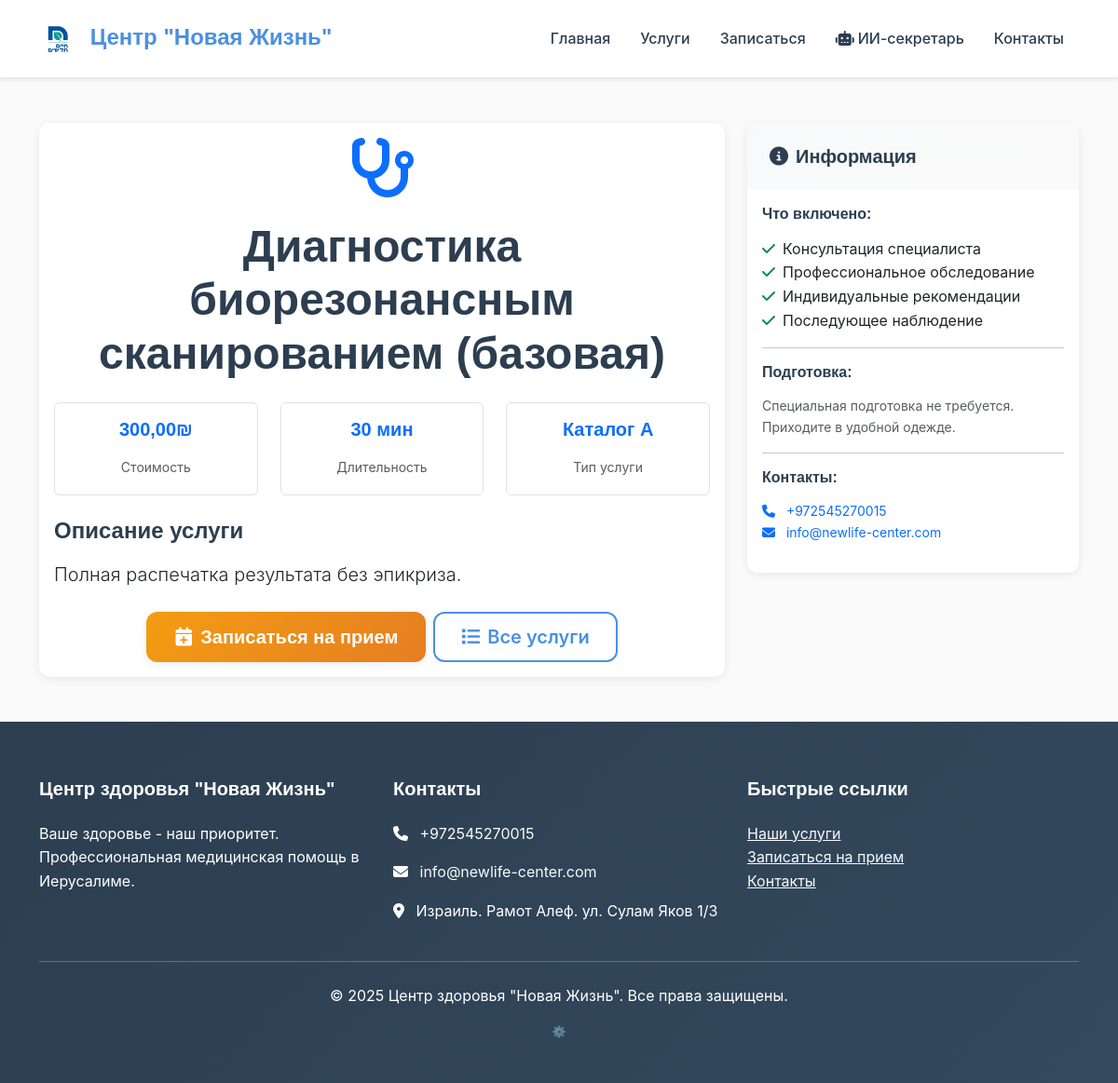
The app's page /services/66/ with its own data.
### core/models.py (models this page shows, shortened)
class Service(models.Model):
    CATALOG_CHOICES = [
        ('A', 'Каталог А (Израиль)'),
        ('B', 'Каталог B (Заграница)'),
    ]
    name = models.CharField(max_length=200, verbose_name="Название услуги")
    description = models.TextField(verbose_name="Описание")
    price = models.DecimalField(max_digits=10, decimal_places=2, verbose_name="Цена")
    currency = models.CharField(max_length=3, default="₪", verbose_name="Валюта")
    duration = models.IntegerField(help_text="Длительность в минутах", verbose_name="Длительность")
    catalog = models.CharField(max_length=1, choices=CATALOG_CHOICES, default='A', verbose_name="Каталог")
    is_active = models.BooleanField(default=True, verbose_name="Активна")
    created_at = models.DateTimeField(auto_now_add=True, verbose_name="Дата создания")
    class Meta:
        verbose_name = "Услуга"
        verbose_name_plural = "Услуги"
        ordering = ['catalog', 'name']

### core/views.py (the view)
# urls.py: path('services/<int:service_id>/', views.service_detail, name='service_detail'),
def service_detail(request, service_id):
    service = get_object_or_404(Service, id=service_id, is_active=True)
    context = {
        'service': service,
    }
    return render(request, 'core/service_detail.html', context)

### templates/core/service_detail.html (shortened to what this page needs)
{% extends 'base.html' %}
{% block content %}
<div class="container py-5">
    <div class="row">
        <div class="col-lg-8">
            <div class="card">
                <div class="card-body">
                    <div class="text-center mb-4">
                        {% if 'массаж' in service.name.lower %}
                            <i class="fas fa-hands text-primary" style="font-size: 4rem;"></i>
                        {% elif 'консультация' in service.name.lower %}
                            <i class="fas fa-user-md text-primary" style="font-size: 4rem;"></i>
                        {% elif 'диагностика' in service.name.lower %}
                            <i class="fas fa-stethoscope text-primary" style="font-size: 4rem;"></i>
                        {% else %}
                            <i class="fas fa-medkit text-primary" style="font-size: 4rem;"></i>
                        {% endif %}
                    </div>
                    <h1 class="display-5 fw-bold text-center mb-4">{{ service.name }}</h1>
                    <div class="row text-center mb-4">
                        <div class="col-md-4">
                            <div class="border rounded p-3">
                                <h5 class="text-primary">{{ service.price }}{{ service.currency }}</h5>
                                <small class="text-muted">Стоимость</small>
                            </div>
                        </div>
                        <div class="col-md-4">
                            <div class="border rounded p-3">
                                <h5 class="text-primary">{{ service.duration }} мин</h5>
                                <small class="text-muted">Длительность</small>
                            </div>
                        </div>
                        <div class="col-md-4">
                            <div class="border rounded p-3">
                                <h5 class="text-primary">Каталог {{ service.catalog }}</h5>
                                <small class="text-muted">Тип услуги</small>
                            </div>
                        </div>
                    </div>
                    <div class="mb-4">
                        <h4>Описание услуги</h4>
                        <p class="lead">{{ service.description }}</p>
                    </div>
                    <div class="d-grid gap-2 d-md-flex justify-content-md-center">
                        <a href="{% url 'core:appointment_form' %}" class="btn btn-primary btn-lg">
                            <i class="fas fa-calendar-plus me-2"></i>Записаться на прием
                        </a>
                        <a href="{% url 'core:services' %}" class="btn btn-outline-primary btn-lg">
                            <i class="fas fa-list me-2"></i>Все услуги
                        </a>
                    </div>
                </div>
            </div>
        </div>
        <div class="col-lg-4">
            <div class="card">
                <div class="card-header bg-primary text-white">
                    <h5 class="mb-0"><i class="fas fa-info-circle me-2"></i>Информация</h5>
                </div>
                <div class="card-body">
                    <h6>Что включено:</h6>
                    <ul class="list-unstyled">
                        <li><i class="fas fa-check text-success me-2"></i>Консультация специалиста</li>
                        <li><i class="fas fa-check text-success me-2"></i>Профессиональное обследование</li>
                        <li><i class="fas fa-check text-success me-2"></i>Индивидуальные рекомендации</li>
                        <li><i class="fas fa-check text-success me-2"></i>Последующее наблюдение</li>
                    </ul>
                    <hr>
                    <h6>Подготовка:</h6>
                    <p class="small text-muted">
                        Специальная подготовка не требуется.
                        Приходите в удобной одежде.
                    </p>
                    <hr>
                    <h6>Контакты:</h6>
                    <p class="small">
                        <i class="fas fa-phone text-primary me-2"></i>
                        <a href="tel:+972545270015" class="text-decoration-none">+972545270015</a><br>
                        <i class="fas fa-envelope text-primary me-2"></i>
                        <a href="mailto:info@newlife-center.com" class="text-decoration-none">info@newlife-center.com</a>
                    </p>
                </div>
            </div>
        </div>
    </div>
</div>
{% endblock %}

### static/css/custom.css (style rules this page uses)
:root { --primary-blue: #4A90E2; --primary-green: #27AE60; --accent-orange: #F39C12; --background-cream: #FAFAFA; --text-dark: #2C3E50; --text-light: #7F8C8D; --white: #FFFFFF; --light-gray: #ECF0F1; --border-color: #E8E8E8; --gradient-primary: linear-gradient(135deg, var(--primary-blue) 0%, var(--primary-green) 100%); --gradient-warm: linear-gradient(135deg, var(--accent-orange) 0%, #E67E22 100%); --gradient-soft: linear-gradient(135deg, #F8F9FA 0%, var(--background-cream) 100%); --shadow-soft: 0 2px 10px rgba(0, 0, 0, 0.08); --shadow-medium: 0 4px 20px rgba(0, 0, 0, 0.12); --shadow-strong: 0 8px 30px rgba(0, 0, 0, 0.15); --radius-small: 8px; --radius-medium: 12px; --radius-large: 20px; --transition-fast: 0.2s ease; --transition-medium: 0.3s ease; --transition-slow: 0.5s ease; }
body { font-family: 'Inter', -apple-system, BlinkMacSystemFont, 'Segoe UI', sans-serif; background-color: var(--background-cream); color: var(--text-dark); line-height: 1.6; }
h1, h2, h3, h4, h5, h6 { font-family: 'Poppins', sans-serif; font-weight: 600; color: var(--text-dark); margin-bottom: 1rem; }
.btn-primary { background: var(--gradient-warm); border: none; padding: 12px 30px; border-radius: var(--radius-medium); font-weight: 600; font-family: 'Poppins', sans-serif; box-shadow: var(--shadow-soft); transition: var(--transition-medium); }
.btn-outline-primary { border: 2px solid var(--primary-blue); color: var(--primary-blue); background: transparent; padding: 10px 28px; border-radius: var(--radius-medium); font-weight: 600; transition: var(--transition-medium); }
.card { border: none; border-radius: var(--radius-medium); box-shadow: var(--shadow-soft); background: var(--white); }
.card-header { background: var(--gradient-soft); border: none; border-radius: var(--radius-medium) var(--radius-medium) 0 0; padding: 1.5rem; }

### records on screen
Service: name "Диагностика биорезонансным сканированием (базовая)", price "300,00", currency "₪", duration "30", catalog "A", description "Полная распечатка результата без эпикриза."
